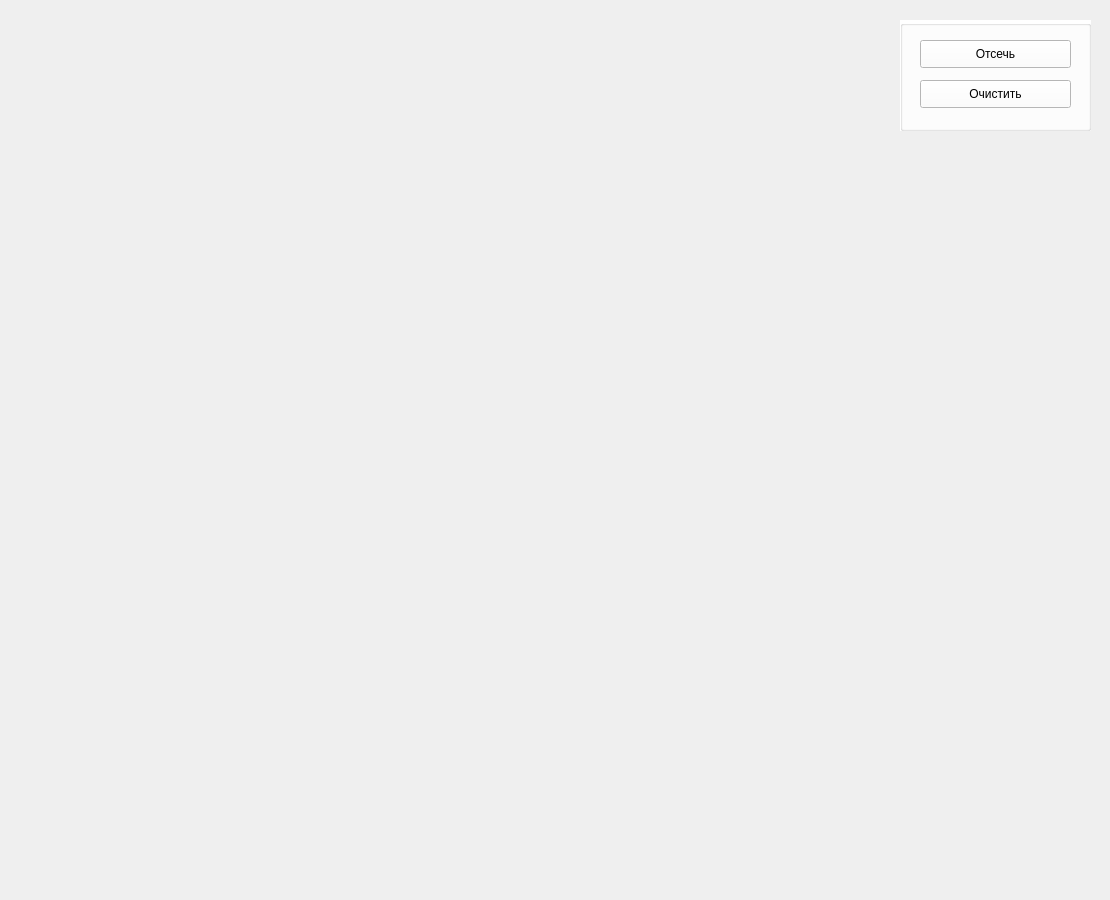
<?xml version="1.0" encoding="UTF-8"?>
<ui version="4.0">
 <class>MainWindow</class>
 <widget class="QMainWindow" name="MainWindow">
  <property name="geometry">
   <rect>
    <x>0</x>
    <y>0</y>
    <width>1110</width>
    <height>900</height>
   </rect>
  </property>
  <property name="minimumSize">
   <size>
    <width>1110</width>
    <height>900</height>
   </size>
  </property>
  <property name="maximumSize">
   <size>
    <width>1110</width>
    <height>900</height>
   </size>
  </property>
  <property name="windowTitle">
   <string>MainWindow</string>
  </property>
  <widget class="QWidget" name="centralwidget">
   <widget class="QLabel" name="canvas">
    <property name="geometry">
     <rect>
      <x>20</x>
      <y>20</y>
      <width>861</width>
      <height>861</height>
     </rect>
    </property>
    <property name="palette">
     <palette>
      <active>
       <colorrole role="Base">
        <brush brushstyle="SolidPattern">
         <color alpha="255">
          <red>85</red>
          <green>0</green>
          <blue>0</blue>
         </color>
        </brush>
       </colorrole>
       <colorrole role="Window">
        <brush brushstyle="SolidPattern">
         <color alpha="255">
          <red>255</red>
          <green>255</green>
          <blue>255</blue>
         </color>
        </brush>
       </colorrole>
       <colorrole role="AlternateBase">
        <brush brushstyle="SolidPattern">
         <color alpha="255">
          <red>255</red>
          <green>255</green>
          <blue>255</blue>
         </color>
        </brush>
       </colorrole>
      </active>
      <inactive>
       <colorrole role="Base">
        <brush brushstyle="SolidPattern">
         <color alpha="255">
          <red>85</red>
          <green>0</green>
          <blue>0</blue>
         </color>
        </brush>
       </colorrole>
       <colorrole role="Window">
        <brush brushstyle="SolidPattern">
         <color alpha="255">
          <red>255</red>
          <green>255</green>
          <blue>255</blue>
         </color>
        </brush>
       </colorrole>
       <colorrole role="AlternateBase">
        <brush brushstyle="SolidPattern">
         <color alpha="255">
          <red>255</red>
          <green>255</green>
          <blue>255</blue>
         </color>
        </brush>
       </colorrole>
      </inactive>
      <disabled>
       <colorrole role="Base">
        <brush brushstyle="SolidPattern">
         <color alpha="255">
          <red>255</red>
          <green>255</green>
          <blue>255</blue>
         </color>
        </brush>
       </colorrole>
       <colorrole role="Window">
        <brush brushstyle="SolidPattern">
         <color alpha="255">
          <red>255</red>
          <green>255</green>
          <blue>255</blue>
         </color>
        </brush>
       </colorrole>
       <colorrole role="AlternateBase">
        <brush brushstyle="SolidPattern">
         <color alpha="255">
          <red>255</red>
          <green>255</green>
          <blue>255</blue>
         </color>
        </brush>
       </colorrole>
      </disabled>
     </palette>
    </property>
    <property name="text">
     <string/>
    </property>
   </widget>
   <widget class="QGroupBox" name="groupBox">
    <property name="geometry">
     <rect>
      <x>900</x>
      <y>20</y>
      <width>191</width>
      <height>111</height>
     </rect>
    </property>
    <property name="palette">
     <palette>
      <active>
       <colorrole role="Button">
        <brush brushstyle="SolidPattern">
         <color alpha="255">
          <red>255</red>
          <green>255</green>
          <blue>255</blue>
         </color>
        </brush>
       </colorrole>
       <colorrole role="Base">
        <brush brushstyle="SolidPattern">
         <color alpha="255">
          <red>255</red>
          <green>255</green>
          <blue>255</blue>
         </color>
        </brush>
       </colorrole>
       <colorrole role="Window">
        <brush brushstyle="SolidPattern">
         <color alpha="255">
          <red>255</red>
          <green>255</green>
          <blue>255</blue>
         </color>
        </brush>
       </colorrole>
       <colorrole role="AlternateBase">
        <brush brushstyle="SolidPattern">
         <color alpha="255">
          <red>255</red>
          <green>255</green>
          <blue>255</blue>
         </color>
        </brush>
       </colorrole>
      </active>
      <inactive>
       <colorrole role="Button">
        <brush brushstyle="SolidPattern">
         <color alpha="255">
          <red>255</red>
          <green>255</green>
          <blue>255</blue>
         </color>
        </brush>
       </colorrole>
       <colorrole role="Base">
        <brush brushstyle="SolidPattern">
         <color alpha="255">
          <red>255</red>
          <green>255</green>
          <blue>255</blue>
         </color>
        </brush>
       </colorrole>
       <colorrole role="Window">
        <brush brushstyle="SolidPattern">
         <color alpha="255">
          <red>255</red>
          <green>255</green>
          <blue>255</blue>
         </color>
        </brush>
       </colorrole>
       <colorrole role="AlternateBase">
        <brush brushstyle="SolidPattern">
         <color alpha="255">
          <red>255</red>
          <green>255</green>
          <blue>255</blue>
         </color>
        </brush>
       </colorrole>
      </inactive>
      <disabled>
       <colorrole role="Button">
        <brush brushstyle="SolidPattern">
         <color alpha="255">
          <red>255</red>
          <green>255</green>
          <blue>255</blue>
         </color>
        </brush>
       </colorrole>
       <colorrole role="Base">
        <brush brushstyle="SolidPattern">
         <color alpha="255">
          <red>255</red>
          <green>255</green>
          <blue>255</blue>
         </color>
        </brush>
       </colorrole>
       <colorrole role="Window">
        <brush brushstyle="SolidPattern">
         <color alpha="255">
          <red>255</red>
          <green>255</green>
          <blue>255</blue>
         </color>
        </brush>
       </colorrole>
       <colorrole role="AlternateBase">
        <brush brushstyle="SolidPattern">
         <color alpha="255">
          <red>255</red>
          <green>255</green>
          <blue>255</blue>
         </color>
        </brush>
       </colorrole>
      </disabled>
     </palette>
    </property>
    <property name="autoFillBackground">
     <bool>true</bool>
    </property>
    <property name="title">
     <string/>
    </property>
    <property name="flat">
     <bool>false</bool>
    </property>
    <widget class="QPushButton" name="clearButton">
     <property name="geometry">
      <rect>
       <x>20</x>
       <y>60</y>
       <width>151</width>
       <height>28</height>
      </rect>
     </property>
     <property name="text">
      <string>Очистить</string>
     </property>
    </widget>
    <widget class="QPushButton" name="fillButton">
     <property name="geometry">
      <rect>
       <x>20</x>
       <y>20</y>
       <width>151</width>
       <height>28</height>
      </rect>
     </property>
     <property name="text">
      <string>Отсечь</string>
     </property>
    </widget>
   </widget>
   <widget class="QLabel" name="errorLabel">
    <property name="geometry">
     <rect>
      <x>900</x>
      <y>280</y>
      <width>401</width>
      <height>31</height>
     </rect>
    </property>
    <property name="palette">
     <palette>
      <active>
       <colorrole role="WindowText">
        <brush brushstyle="SolidPattern">
         <color alpha="255">
          <red>255</red>
          <green>0</green>
          <blue>0</blue>
         </color>
        </brush>
       </colorrole>
       <colorrole role="ButtonText">
        <brush brushstyle="SolidPattern">
         <color alpha="255">
          <red>255</red>
          <green>0</green>
          <blue>0</blue>
         </color>
        </brush>
       </colorrole>
      </active>
      <inactive>
       <colorrole role="WindowText">
        <brush brushstyle="SolidPattern">
         <color alpha="255">
          <red>255</red>
          <green>0</green>
          <blue>0</blue>
         </color>
        </brush>
       </colorrole>
       <colorrole role="ButtonText">
        <brush brushstyle="SolidPattern">
         <color alpha="255">
          <red>255</red>
          <green>0</green>
          <blue>0</blue>
         </color>
        </brush>
       </colorrole>
      </inactive>
      <disabled>
       <colorrole role="WindowText">
        <brush brushstyle="SolidPattern">
         <color alpha="255">
          <red>120</red>
          <green>120</green>
          <blue>120</blue>
         </color>
        </brush>
       </colorrole>
       <colorrole role="ButtonText">
        <brush brushstyle="SolidPattern">
         <color alpha="255">
          <red>120</red>
          <green>120</green>
          <blue>120</blue>
         </color>
        </brush>
       </colorrole>
      </disabled>
     </palette>
    </property>
    <property name="text">
     <string/>
    </property>
   </widget>
  </widget>
 </widget>
 <resources/>
 <connections/>
</ui>
